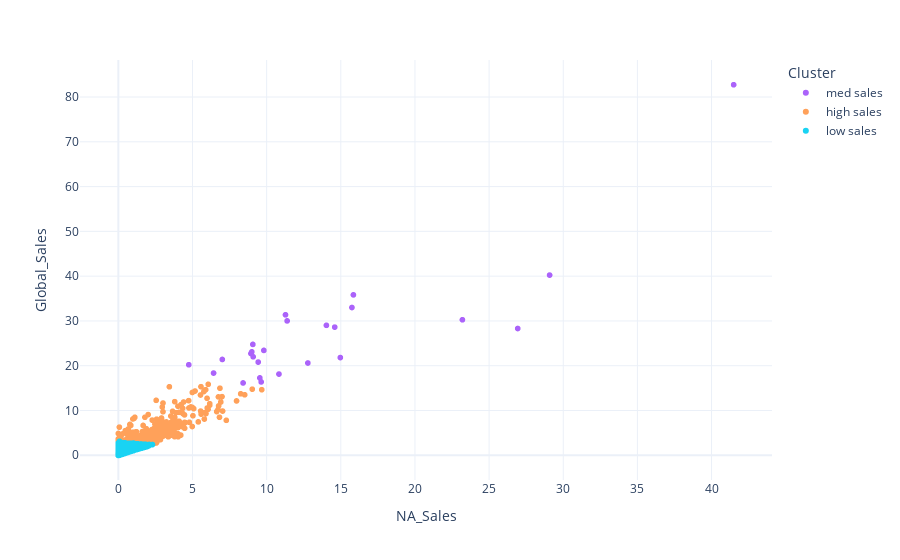

The notebook cell saved with this chart:
### Code cell
import plotly.express as px
#K-MEANS ALGORITHM

X = data_vg.loc[:,'NA_Sales':].values
# Dividing the dataset into 3 clusters
kmeans = KMeans(n_clusters=3)
kmeans.fit(X)

data_vg['Cluster'] = kmeans.labels_
data_vg['Cluster'] = data_vg['Cluster'].astype(str)

def cat(cluster):
    if cluster == '0':
        return 'low sales'
    if cluster == '1':
        return 'high sales'
    if cluster == '2':
        return 'med sales'

data_vg['Cluster'] = data_vg['Cluster'].apply(cat)
# Visualizing the clusters 
fig = px.scatter(data_frame=data_vg,x='NA_Sales',y='Global_Sales',color='Cluster',template="plotly_white",
    color_discrete_map={'0':"rgb(219, 58, 52)", '2':"rgb(255, 200, 87)", '1':"rgb(8, 76, 97)"},
    hover_name='Name',
    hover_data=['Platform', 'Genre', 'Year'])
fig.show()

high = data_vg[data_vg['Cluster']=='high sales']


print("The most popular Platform in the high-sales cluster is: {}".format(', '.join(high['Platform'].value_counts().index[:1])))
print("Top 3 frequent Genres in the high-sales cluster are: {}".format(', '.join(high['Genre'].value_counts().index[:3])))
print("Top 3 frequent Publishers in the high-sales cluster are: {}".format(', '.join(high['Publisher'].value_counts().index[:3])))

data_vg.drop(columns="Cluster",inplace=True)

### Figure 1 — Plotly figure (JSON) as saved in the notebook; plotly's stock layout.template omitted (floating-point values rounded to 4 significant figures; data arrays with more than 128 entries replaced by an {"elided": "..."} marker saying what was removed)
{"data": [{"customdata": [["Wii", "Sports", 2006], ["NES", "Platform", 1985], ["Wii", "Racing", 2008], ["Wii", "Sports", 2009], ["GB", "Role-Playing", 1996], ["GB", "Puzzle", 1989], ["DS", "Platform", 2006], ["Wii", "Misc", 2006], ["Wii", "Platform", 2009], ["NES", "Shooter", 1984], ["DS", "Simulation", 2005], ["DS", "Racing", 2005], ["GB", "Role-Playing", 1999], ["Wii", "Sports", 2007], ["Wii", "Sports", 2009], ["X360", "Misc", 2010], ["PS3", "Action", 2013], ["PS2", "Action", 2004], ["SNES", "Platform", 1990], ["DS", "Misc", 2005], ["DS", "Role-Playing", 2006], ["GB", "Platform", 1989], ["NES", "Platform", 1988], ["X360", "Action", 2013], ["PS2", "Action", 2002]], "hovertemplate": "<b>%{hovertext}</b><br><br>Cluster=med sales<br>NA_Sales=%{x}<br>Global_Sales=%{y}<br>Platform=%{customdata[0]}<br>Genre=%{customdata[1]}<br>Year=%{customdata[2]}<extra></extra>", "hovertext": ["Wii Sports", "Super Mario Bros.", "Mario Kart Wii", "Wii Sports Resort", "Pokemon Red/Pokemon Blue", "Tetris", "New Super Mario Bros.", "Wii Play", "New Super Mario Bros. Wii", "Duck Hunt", "Nintendogs", "Mario Kart DS", "Pokemon Gold/Pokemon Silver", "Wii Fit", "Wii Fit Plus", "Kinect Adventures!", "Grand Theft Auto V", "Grand Theft Auto: San Andreas", "Super Mario World", "Brain Age: Train Your Brain in Minutes a Day", "Pokemon Diamond/Pokemon Pearl", "Super Mario Land", "Super Mario Bros. 3", "Grand Theft Auto V", "Grand Theft Auto: Vice City"], "legendgroup": "med sales", "marker": {"color": "#ab63fa", "symbol": "circle"}, "mode": "markers", "name": "med sales", "showlegend": true, "type": "scattergl", "x": [41.49, 29.08, 15.85, 15.75, 11.27, 23.2, 11.38, 14.03, 14.59, 26.93, 9.07, 9.81, 9, 8.94, 9.09, 14.97, 7.01, 9.43, 12.78, 4.75, 6.42, 10.83, 9.54, 9.63, 8.41], "xaxis": "x", "y": [82.74, 40.24, 35.82, 33, 31.37, 30.26, 30.01, 29.02, 28.62, 28.31, 24.76, 23.42, 23.1, 22.72, 22, 21.82, 21.4, 20.81, 20.61, 20.22, 18.36, 18.14, 17.28, 16.38, 16.15], "yaxis": "y"}, {"customdata": {"elided": "552x3 mixed values"}, "hovertemplate": "<b>%{hovertext}</b><br><br>Cluster=high sales<br>NA_Sales=%{x}<br>Global_Sales=%{y}<br>Platform=%{customdata[0]}<br>Genre=%{customdata[1]}<br>Year=%{customdata[2]}<extra></extra>", "hovertext": {"elided": "552 str values"}, "legendgroup": "high sales", "marker": {"color": "#FFA15A", "symbol": "circle"}, "mode": "markers", "name": "high sales", "showlegend": true, "type": "scattergl", "x": {"elided": "552 float values"}, "xaxis": "x", "y": {"elided": "552 float values"}, "yaxis": "y"}, {"customdata": {"elided": "15710x3 mixed values"}, "hovertemplate": "<b>%{hovertext}</b><br><br>Cluster=low sales<br>NA_Sales=%{x}<br>Global_Sales=%{y}<br>Platform=%{customdata[0]}<br>Genre=%{customdata[1]}<br>Year=%{customdata[2]}<extra></extra>", "hovertext": {"elided": "15710 str values"}, "legendgroup": "low sales", "marker": {"color": "#19d3f3", "symbol": "circle"}, "mode": "markers", "name": "low sales", "showlegend": true, "type": "scattergl", "x": {"elided": "15710 float values"}, "xaxis": "x", "y": {"elided": "15710 float values"}, "yaxis": "y"}], "layout": {"legend": {"title": {"text": "Cluster"}, "tracegroupgap": 0}, "margin": {"t": 60}, "xaxis": {"anchor": "y", "domain": [0, 1], "title": {"text": "NA_Sales"}}, "yaxis": {"anchor": "x", "domain": [0, 1], "title": {"text": "Global_Sales"}}}}
